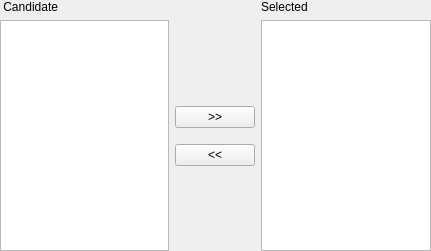
<?xml version="1.0" encoding="UTF-8"?>
<ui version="4.0">
 <class>GwmIndepVarSelectorWidget</class>
 <widget class="QWidget" name="GwmIndepVarSelectorWidget">
  <property name="geometry">
   <rect>
    <x>0</x>
    <y>0</y>
    <width>431</width>
    <height>251</height>
   </rect>
  </property>
  <property name="sizePolicy">
   <sizepolicy hsizetype="Preferred" vsizetype="Preferred">
    <horstretch>0</horstretch>
    <verstretch>0</verstretch>
   </sizepolicy>
  </property>
  <property name="windowTitle">
   <string>Form</string>
  </property>
  <layout class="QGridLayout" name="gridLayout_2" columnstretch="0,0,0">
   <property name="sizeConstraint">
    <enum>QLayout::SetNoConstraint</enum>
   </property>
   <property name="leftMargin">
    <number>0</number>
   </property>
   <property name="topMargin">
    <number>0</number>
   </property>
   <property name="rightMargin">
    <number>0</number>
   </property>
   <property name="bottomMargin">
    <number>0</number>
   </property>
   <item row="0" column="2">
    <widget class="QLabel" name="label_2">
     <property name="text">
      <string>Selected</string>
     </property>
    </widget>
   </item>
   <item row="1" column="1">
    <layout class="QVBoxLayout" name="verticalLayout_2">
     <property name="spacing">
      <number>16</number>
     </property>
     <item>
      <spacer name="verticalSpacer">
       <property name="orientation">
        <enum>Qt::Vertical</enum>
       </property>
       <property name="sizeHint" stdset="0">
        <size>
         <width>0</width>
         <height>0</height>
        </size>
       </property>
      </spacer>
     </item>
     <item>
      <widget class="QPushButton" name="mAddIndepVarBtn">
       <property name="sizePolicy">
        <sizepolicy hsizetype="Fixed" vsizetype="Fixed">
         <horstretch>0</horstretch>
         <verstretch>0</verstretch>
        </sizepolicy>
       </property>
       <property name="text">
        <string>&gt;&gt;</string>
       </property>
      </widget>
     </item>
     <item>
      <widget class="QPushButton" name="mDelIndepVarBtn">
       <property name="sizePolicy">
        <sizepolicy hsizetype="Fixed" vsizetype="Fixed">
         <horstretch>0</horstretch>
         <verstretch>0</verstretch>
        </sizepolicy>
       </property>
       <property name="text">
        <string>&lt;&lt;</string>
       </property>
      </widget>
     </item>
     <item>
      <spacer name="verticalSpacer_2">
       <property name="orientation">
        <enum>Qt::Vertical</enum>
       </property>
       <property name="sizeHint" stdset="0">
        <size>
         <width>0</width>
         <height>0</height>
        </size>
       </property>
      </spacer>
     </item>
    </layout>
   </item>
   <item row="0" column="0">
    <widget class="QLabel" name="label">
     <property name="text">
      <string> Candidate</string>
     </property>
    </widget>
   </item>
   <item row="1" column="2">
    <widget class="QListView" name="mSelectedIndepVarView"/>
   </item>
   <item row="1" column="0">
    <widget class="QListView" name="mIndepVarView">
     <property name="defaultDropAction">
      <enum>Qt::CopyAction</enum>
     </property>
     <property name="selectionMode">
      <enum>QAbstractItemView::SingleSelection</enum>
     </property>
     <property name="verticalScrollMode">
      <enum>QAbstractItemView::ScrollPerItem</enum>
     </property>
     <property name="layoutMode">
      <enum>QListView::SinglePass</enum>
     </property>
     <property name="uniformItemSizes">
      <bool>false</bool>
     </property>
    </widget>
   </item>
  </layout>
 </widget>
 <resources/>
 <connections/>
</ui>
